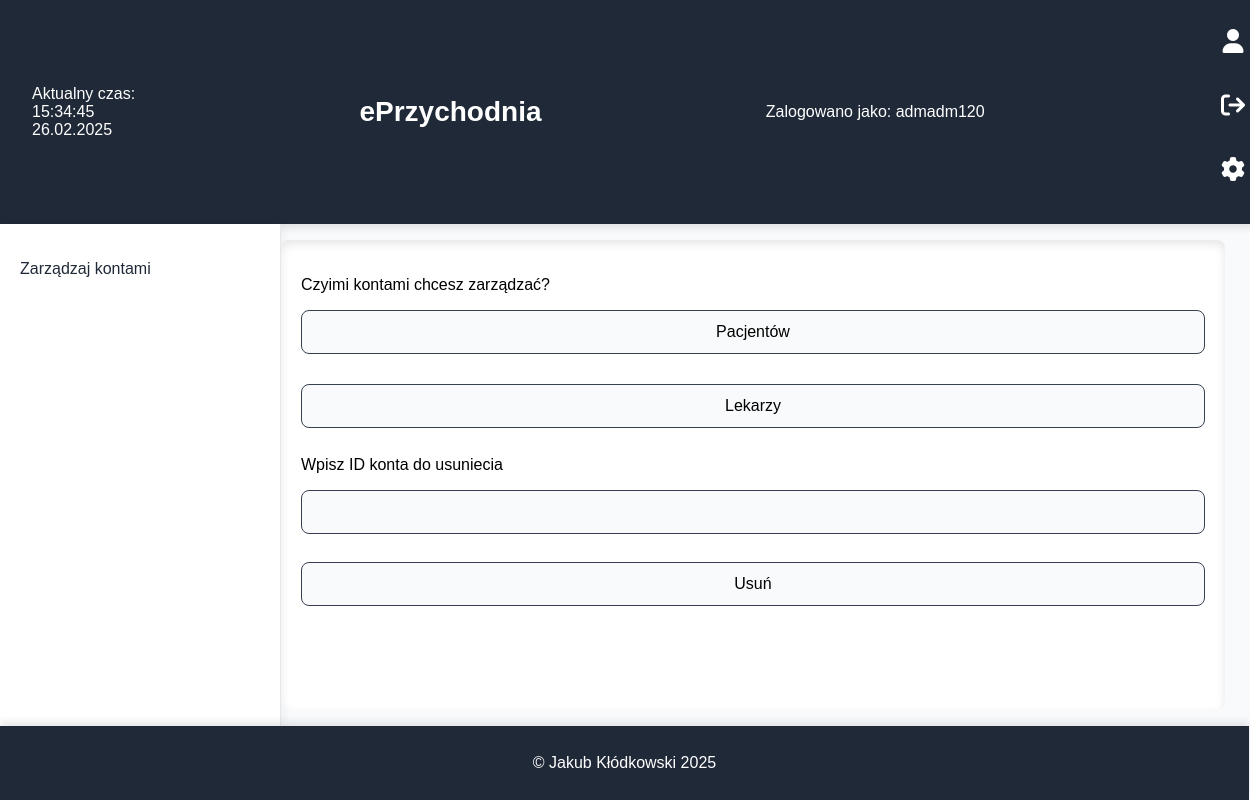
Page /zarzadzaj_kontami_pacjentow.php on the earlier database version.
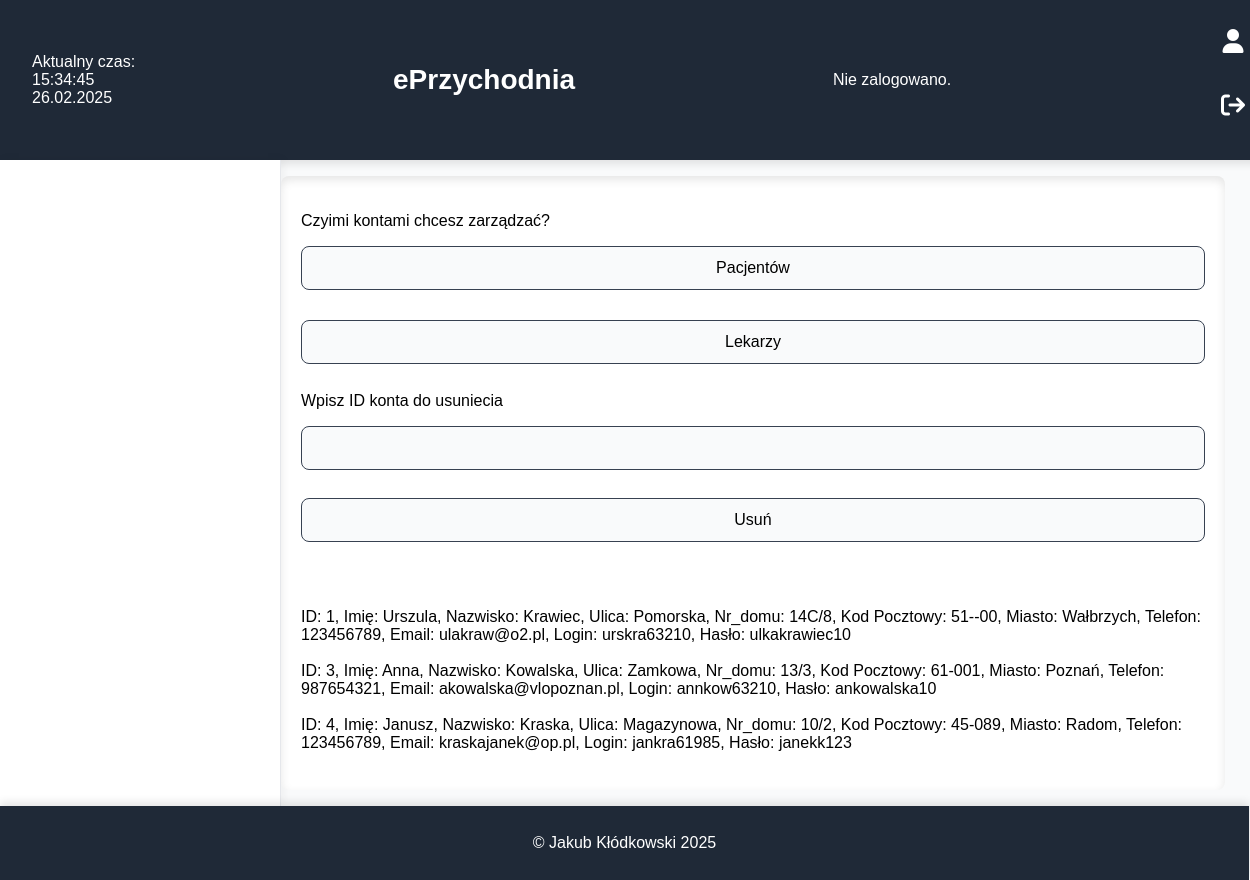
Same page on the later database version.
### tables this page shows
CREATE TABLE `zalogowani` (
  `login` char(11) DEFAULT NULL,
  `haslo` varchar(100) DEFAULT NULL,
  `kto` varchar(100) DEFAULT NULL
);

CREATE TABLE `pacjenci` (
  `id_pacjenta` int(10) UNSIGNED NOT NULL,
  `imie` varchar(100) DEFAULT NULL,
  `nazwisko` varchar(100) DEFAULT NULL,
  `ulica` varchar(100) DEFAULT NULL,
  `nr_domu` varchar(10) DEFAULT NULL,
  `kp` char(6) DEFAULT NULL,
  `miasto` varchar(100) DEFAULT NULL,
  `tel` char(9) DEFAULT NULL,
  `email` varchar(100) DEFAULT NULL,
  `PESEL` char(11) DEFAULT NULL,
  `login` char(11) DEFAULT NULL,
  `haslo` varchar(100) DEFAULT NULL
);

### zarzadzaj_kontami_pacjentow.php (the view, shortened to what this page needs)
<!DOCTYPE html>
<html lang="pl">
<head>
    <link rel="stylesheet" href="https://cdnjs.cloudflare.com/ajax/libs/font-awesome/6.4.2/css/all.min.css">
    <link rel="stylesheet" href="style.css">
</head>
<body>
    <header>
    <div id="data"></div>
        <h1 class="text-xl font-bold text-center flex-1"><a href="index.php">ePrzychodnia</a></h1>
        <?php
            require 'wyswietl_logowanie.php';
        ?>
        <div>
        <form action="zaloguj.php">
    <button class="icon-button"><i class="fa-solid fa-user"></i></button>
</form>
<form action="wyloguj.php">
    <button class="icon-button"><i class="fa fa-sign-out"></i></button>
</form>
<?php
    require 'wyswietl_navbar.php';
?>
        </nav>
        <main>
            <div class="index-content">
                <p>Czyimi kontami chcesz zarządzać?</p>
                <form action="zarzadzaj_kontami_pacjentow.php" method="post">
                    <input type="submit" value="Pacjentów">
                </form>
                <br>
                <form action="zarzadzaj_kontami_lekarzy.php" method="post">
                    <input type="submit" value="Lekarzy">
                </form>
                <p>Wpisz ID konta do usuniecia</p>
                <form action="usun_konto_pracownik.php" method="post">
                    <input type="number" name="id_konta" id="i0">
                    <input type="submit" value="Usuń">
                </form>
                <br>
                <br>
                <br>
                <?php
                    $connect = mysqli_connect("localhost", "root", "", "eprzychodnia");
                    $query0="select * from `pacjenci`";
                    $result0=mysqli_query($connect,$query0);
                    while($row=mysqli_fetch_assoc($result0)){
                        echo "ID: ".$row['id_pacjenta'].", Imię: ".$row['imie'].", Nazwisko: ".$row['nazwisko'].", Ulica: ".$row['ulica'].", Nr_domu: ".$row['nr_domu'].", Kod Pocztowy: ".$row['kp'].", Miasto: ".$row['miasto'].", Telefon: ".$row['tel'].", Email: ".$row['email'].", Login: ".$row['login'].", Hasło: ".$row['haslo']."<br><br>";
                    }
                ?>
            </div>
        </main>
    </div>
    <footer>
        <p>&copy; Jakub Kłódkowski 2025</p>
    </footer>
</body>
</html>

### wyswietl_logowanie.php (shortened to what this page needs)
<?php
            $connect = mysqli_connect("localhost", "root", "", "eprzychodnia");
            $query0 = "SELECT `login` FROM `zalogowani` LIMIT 1";
            $result = mysqli_query($connect, $query0);
            if ($result && mysqli_num_rows($result) > 0) {
                $row = mysqli_fetch_assoc($result);
                $log = $row['login'];
                echo "Zalogowano jako: " . htmlspecialchars($log);
            } else {
                echo "Nie zalogowano.";
            }
        ?>

### wyswietl_navbar.php (shortened to what this page needs)
<?php
$connect = mysqli_connect("localhost", "root", "", "eprzychodnia");
$query1 = "SELECT `kto` FROM `zalogowani`";
$result1 = mysqli_query($connect, $query1);
if ($row = mysqli_fetch_assoc($result1)) {
    $kto = $row['kto'];
    if ($kto == "admin" || $kto == "recepcjonista") {
        echo '
        <form action="ustawienia.php">
            <button type="submit" class="icon-button"><i class="fa-solid fa-cog"></i></button>
        </form>';
    }
}
?>
    </header>
    <div style="display: flex; flex: 1;">
        <nav>
            <?php
                $connect = mysqli_connect("localhost", "root", "", "eprzychodnia");
                $query0="select * from `zalogowani`";
                $result0=mysqli_query($connect,$query0);
                if(mysqli_num_rows($result0)>0){
                    $query1 = "SELECT `kto` FROM `zalogowani`";
                    $result1 = mysqli_query($connect, $query1);
                    if ($row = mysqli_fetch_assoc($result1)) {
                        $kto = $row['kto'];
                    }
                    $query2="select * from `uprawnienia` where `stanowisko`='".$kto."'";
                    $result2=mysqli_query($connect,$query2);
                    if($row=mysqli_fetch_assoc($result2)){
                        $zaloz_konto=$row['zaloz_konto'];
                        $usun_konto=$row['usun_konto'];
                        if($zaloz_konto==1 && $usun_konto==1){
                            echo "<p><a href='zarzadzaj_kontami.php'>Zarządzaj kontami</a></p>";
                        }
                    }
                }
            ?>

Differences in the rows shown:
removed zalogowani: login "admadm120"
added pacjenci: id_pacjenta "1", imie "Urszula", nazwisko "Krawiec", ulica "Pomorska", nr_domu "14C/8", kp "51--00", miasto "Wałbrzych", tel "123456789", email "ulakraw@o2.pl", login "urskra63210", haslo "ulkakrawiec10"
added pacjenci: id_pacjenta "3", imie "Anna", nazwisko "Kowalska", ulica "Zamkowa", nr_domu "13/3", kp "61-001", miasto "Poznań", tel "987654321", email "akowalska@vlopoznan.pl", login "annkow63210", haslo "ankowalska10"
added pacjenci: id_pacjenta "4", imie "Janusz", nazwisko "Kraska", ulica "Magazynowa", nr_domu "10/2", kp "45-089", miasto "Radom", tel "123456789", email "kraskajanek@op.pl", login "jankra61985", haslo "janekk123"
Other differences:
text no longer shown: "Zalogowano jako: Zarządzaj kontami"
text now shown: "Nie zalogowano."
